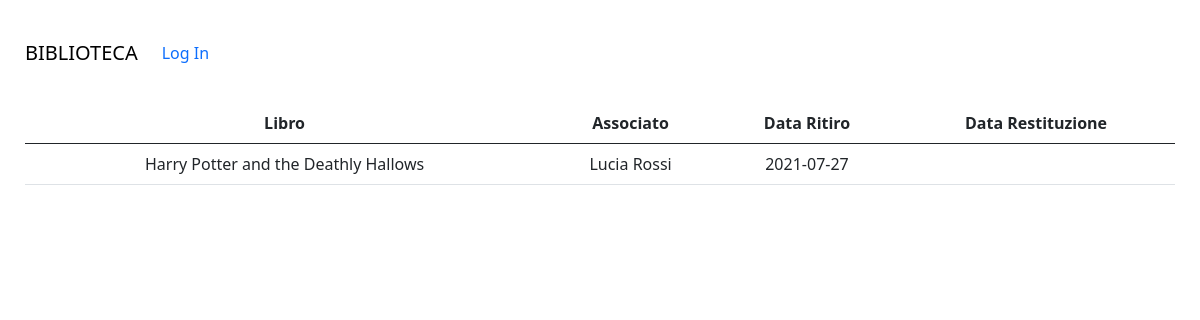
Screenshot of /history.php?id=9 with the database file from the repository.
### tables this page shows
CREATE TABLE `ritiro_libro` (
  `id_associato` varchar(16) NOT NULL,
  `id_libro` int(4) NOT NULL,
  `data_ritiro` date DEFAULT current_timestamp(),
  `data_restituzione` date DEFAULT NULL
);

CREATE TABLE `libro` (
  `id` int(4) NOT NULL,
  `ISBN` varchar(13) NOT NULL,
  `titolo` varchar(250) NOT NULL,
  `copertina` varchar(250) DEFAULT NULL,
  `data_pubblicazione` date DEFAULT NULL,
  `autore` varchar(250) NOT NULL,
  `stato` varchar(50) NOT NULL
);

CREATE TABLE `persona` (
  `codice_fiscale` varchar(16) NOT NULL,
  `ruolo` enum('impiegato','associato') NOT NULL,
  `password` varchar(32) NOT NULL,
  `nome` varchar(150) NOT NULL,
  `cognome` varchar(150) NOT NULL,
  `telefono` varchar(15) NOT NULL,
  `email` varchar(320) NOT NULL
);

### includes/Libro.php (called while the page is built, shortened)
<?php
require_once __DIR__ . '/db.php';
class Libro extends FormHandle
{
    public static function selectBook($search_type = null, $search_value  = null, $id  = null)
    {
        global $mysqli;
        if (isset($search_type)) {
            $query = $mysqli->query('SELECT * FROM libro WHERE ' . $search_type . ' LIKE "%' . $search_value . '%"');
            $results = array();
            while ($row = $query->fetch_assoc()) {
                $results[] = $row;
            }
        } else {
            $query = $mysqli->query('SELECT * FROM libro WHERE id = ' . $id);
            $results = $query->fetch_assoc();
        }
        return $results;
    }
    public static function viewBookHistory($id_libro = null, $id_user = null){
            global $mysqli;
            if($id_libro){
                $id_libro = intval($id_libro);
                $query = $mysqli->query("SELECT * FROM ritiro_libro WHERE id_libro = " . $id_libro);
            }elseif($id_user){
                $query = $mysqli->query("SELECT * FROM ritiro_libro WHERE id_associato = '". $id_user."'");
            }
            $results = array();
            while ($row = $query->fetch_assoc()) {
                $results[] = $row;
            }
            return $results;
    }
}

### includes/Utente.php (called while the page is built, shortened)
<?php
require_once __DIR__ . '/db.php';
class Utente
{
     public static function selectUser($userId)
    {
        global $mysqli;
        $query_user = $mysqli->query("SELECT * FROM persona WHERE codice_fiscale = '" . $userId."'");
        $user = $query_user->fetch_assoc();
        return $user;
    }
}

### history.php (the view, shortened to what this page needs)
<?php
$id_libro = $_GET['id'];
$history = \DataHandle\Libro::viewBookHistory($id_libro);
?>
<div>
<table class="table">
  <thead>
    <tr>
      <th scope="col">Libro</th>
      <th scope="col">Associato</th>
      <th scope="col">Data Ritiro</th>
      <th scope="col">Data Restituzione</th>
    </tr>
  </thead>
  <tbody>
      <?php
foreach($history as $record):
    $user = \DataHandle\Utente::selectUser($record['id_associato']);
    $libro = \DataHandle\Libro::selectBook($search_type =null, $search_value =null, $id_libro);?>
    <tr>
      <td><?php echo $libro['titolo'];?></td>
      <td><?php echo $user['nome'].' '.$user['cognome'];?> </td>
      <td><?php echo $record['data_ritiro'];?></td>
      <td><?php echo $record['data_restituzione'];?></td>
      </tr>
      <?php endforeach;?>
  </tbody>
</table>
</div>

### styles/styles.css (style rules this page uses)
body { text-align: center; padding: 25px; }

### rows the page displays
ritiro_libro: id_libro.titolo "Harry Potter and the Deathly Hallows", id_associato.nome "Lucia", id_associato.cognome "Rossi", data_ritiro "2021-07-27"
